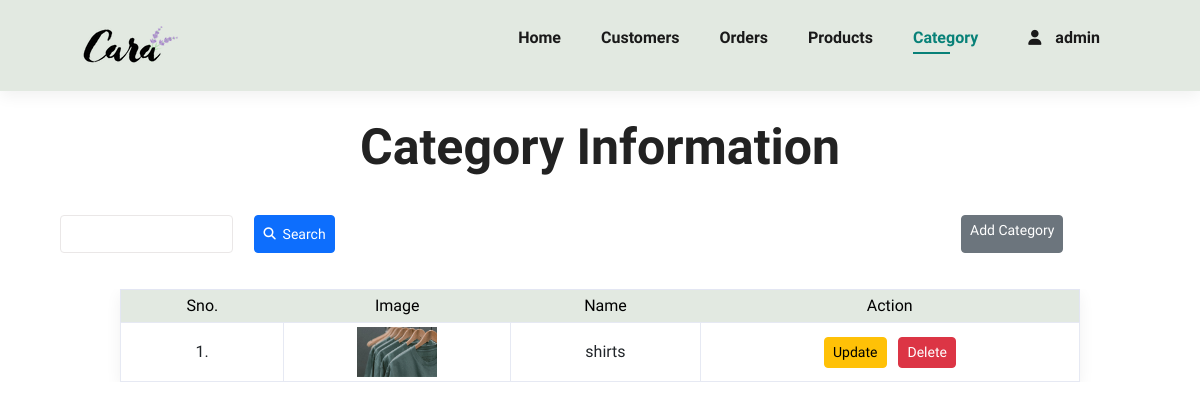
/admin/category.php (signed in), run on an earlier commit of the app's database.
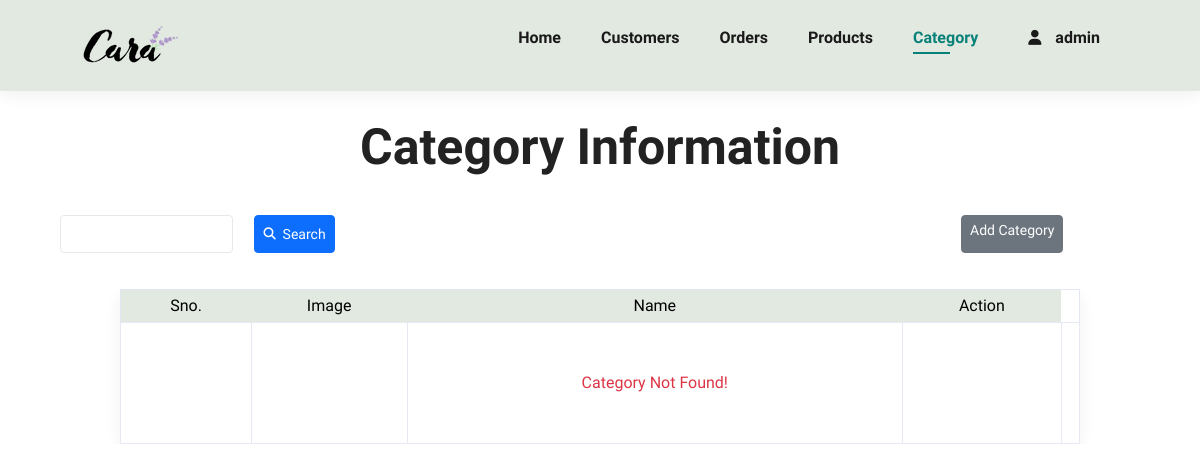
And on a later commit of the database.
### tables this page shows
CREATE TABLE `categories` (
  `id` int(11) NOT NULL,
  `c_name` varchar(20) NOT NULL,
  `c_image` text NOT NULL
);

### admin/category.php (the view, shortened to what the changed rows need)
<?php include('../connection.php');
?>
<!DOCTYPE html>
<html lang="en">
<head>
    <link rel="stylesheet" href="https://pro.fontawesome.com/releases/v5.10.0/css/all.css" />
    <link rel="stylesheet" href="https://cdnjs.cloudflare.com/ajax/libs/font-awesome/6.4.0/css/all.min.css">
    <link href="https://cdn.jsdelivr.net/npm/bootstrap@5.3.0/dist/css/bootstrap.min.css" rel="stylesheet">
    <link rel="stylesheet" href="stylle.css">
</head>
<body>
    <section id="c-info">
        <h1 style="text-align: center;">Category Information</h1>
        <div class="infor">
            <table style="width:80%;">
                <thead class="text-center">
                    <tr>
                        <td class="px-3">Sno.</td>
                        <td class="px-3">Image</td>
                        <td class="px-3">Name</td>
                        <td class="px-3">Action</td>
                    </tr>
                </thead>
                <tbody class="text-center">
                    <?php
                    if (isset($_POST['srch'])) {
                        $sno = 1;
                        $name = $_POST['c_name'];
                        $sql = mysqli_query($conn, "SELECT * FROM categories WHERE c_name='$name' ;");
                        $count = mysqli_num_rows($sql);
                        if ($count > 0) {
                            while ($row = mysqli_fetch_assoc($sql)) {
                                $id = $row['id'];
                                $name = $row['c_name'];
                                $image = $row['c_image'];
                    ?> <tr>
                                    <td><?php echo $sno; ?>.</td>
                                    <td >
                                        <?php
                                        if($image==""){
                                            echo "-";
                                        }
                                        else{
                                            ?>
                                            <img style="width: 80px;height:50px;" src="../img/dynamic_image/category/<?php echo $image;?>"><?php
                                        }
                                        ?>
                                    </td>
                                    <td><?php echo $name; ?></td>
                                    <td>
                                        <a href="ca_d_u.php?id=<?php echo $id ?>&type=<?php echo "update"?>" class="btn btn-warning btn-sm">Update</a>
                                        <a href="ca_d_u.php?id=<?php echo $id ?>&type=<?php echo "delete"?>" class="btn btn-danger btn-sm">Delete</a>
                                    </td>
                                    <?php $sno++; ?>
                                </tr>
                            <?php
                            }
                        } else {
                            ?>
                            <tr>
                                <td></td>
                                <td></td>
                                <td class="p-4 text-danger" style="font-weight:500">No Category with: <?php echo $name; ?> : Found!</td>
                                <td></td>
                                <td></td>
                            </tr><?php
                                }
                            } else {
                                $query = mysqli_query($conn, "SELECT * FROM categories");
                                $c = mysqli_num_rows($query);
                                if ($c > 0) {
                                    $sn = 1;
                                    while ($row = mysqli_fetch_assoc($query)) {
                                        $id = $row['id'];
                                        $name = $row['c_name'];
                                        $image = $row['c_image'];
                                    ?> <tr>
                                    <td><?php echo $sn; ?>.</td>
                                    <td >
                                        <?php
                                        if($image==""){
                                            echo "-";
                                        }
                                        else{
                                            ?>
                                            <img style="width: 80px;height:50px;" src="../img/dynamic_image/category/<?php echo $image;?>"><?php
                                        }
                                        ?>
                                    </td>
                                    <td><?php echo $name; ?></td>
                                    <td>
                                        <a href="ca_d_u.php?id=<?php echo $id ?>&type=<?php echo "update"?>" class="btn btn-warning btn-sm">Update</a>
                                        <a href="ca_d_u.php?id=<?php echo $id ?>&type=<?php echo "delete"?>" class="btn btn-danger btn-sm">Delete</a>
                                    </td>
                                    <?php $sn++; ?>
                                </tr>
                            <?php
                                    }
                                } else {
                            ?>
                            <tr>
                                <td></td>
                                <td></td>
                                <td class="p-5 text-danger" style="font-weight:500">Category Not Found!</td>
                                <td></td>
                                <td></td>
                            </tr><?php
                                }
                            }
                                    ?>
                </tbody>
            </table>
        </div>
    </section>
</body>
</html>

What changed in the data, as far as the page shows it:
removed categories: c_image (picture), c_name "shirts"
Also different on the page:
text now shown: "Category Not Found!"
